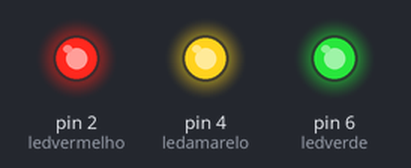
The sketch below on a simulated Arduino Uno, built with avr-gcc and run on an emulated ATmega328P. On the bench: output pins drawn as LEDs (lit = HIGH).

Above: at 1.0 s.
At 3.5 s:
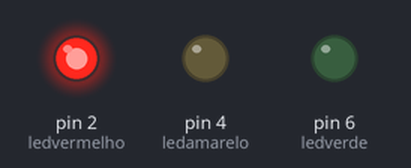
At 4.5 s:
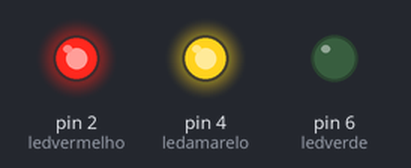
At 7.1 s:
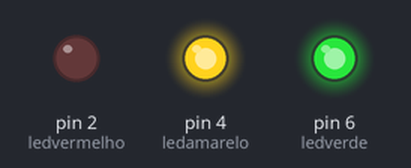
At 8.1 s:
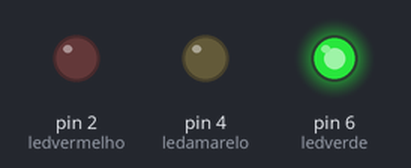
At 9.4 s:
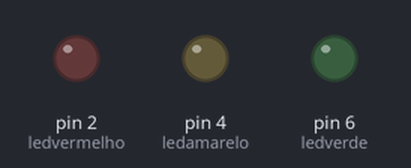
Timing chart, 0 to 14.8 s (numbered marks = the images above):
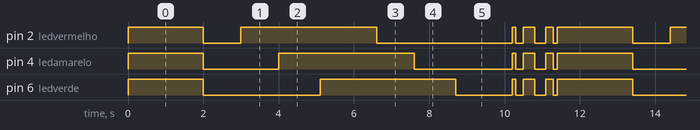

The sketch:

blink_3leds.ino
```cpp
    int ledvermelho = 2;
    int ledverde = 6;
    int ledamarelo = 4;

    void setup() {

    pinMode(ledvermelho,OUTPUT);
    pinMode(ledverde,OUTPUT);
    pinMode(ledamarelo,OUTPUT);

    }

    void loop() {

      digitalWrite(ledvermelho,HIGH);
      digitalWrite(ledverde,HIGH);
      digitalWrite(ledamarelo,HIGH);
      delay(2000);

      digitalWrite(ledvermelho,LOW);
      digitalWrite(ledverde,LOW);
      digitalWrite(ledamarelo,LOW);
      delay(1000);


      digitalWrite(ledvermelho,HIGH);
      delay(1000);
      digitalWrite(ledamarelo,HIGH);
      delay(1100);
      digitalWrite(ledverde,HIGH);
      delay(1500);


      digitalWrite(ledvermelho,LOW);
      delay(1000);
      digitalWrite(ledamarelo,LOW);
      delay(1100);
      digitalWrite(ledverde,LOW);
      delay(1500);

      digitalWrite(ledvermelho,HIGH);
      digitalWrite(ledamarelo,HIGH);
      digitalWrite(ledverde,HIGH);
      delay(100);


      digitalWrite(ledvermelho,LOW);
      digitalWrite(ledamarelo,LOW);
      digitalWrite(ledverde,LOW);
      delay(200);

      digitalWrite(ledvermelho,HIGH);
      digitalWrite(ledamarelo,HIGH);
      digitalWrite(ledverde,HIGH);
      delay(300);

      digitalWrite(ledverde,LOW);
      digitalWrite(ledamarelo,LOW);
      digitalWrite(ledvermelho,LOW);
      delay(300);

      digitalWrite(ledverde,HIGH);
      digitalWrite(ledamarelo,HIGH);
      digitalWrite(ledvermelho,HIGH);
      delay(200);


      digitalWrite(ledverde,LOW);
      digitalWrite(ledamarelo,LOW);
      digitalWrite(ledvermelho,LOW);
      delay(100);


    }
```

Measured:
- by itself, pin 6 (ledverde): repeats every 11.4 s: LOW 3.1 s, HIGH 3.6 s, LOW 1.5 s, HIGH 0.10 s, LOW 0.20 s, HIGH 0.30 s, LOW 0.30 s, HIGH 0.20 s, LOW 0.10 s, HIGH 2.0 s
- by itself, pin 4 (ledamarelo): repeats every 11.4 s: LOW 2.0 s, HIGH 3.6 s, LOW 2.6 s, HIGH 0.10 s, LOW 0.20 s, HIGH 0.30 s, LOW 0.30 s, HIGH 0.20 s, LOW 0.10 s, HIGH 2.0 s
- by itself, everything shown: repeats every 11.4 s, in 14 steps
